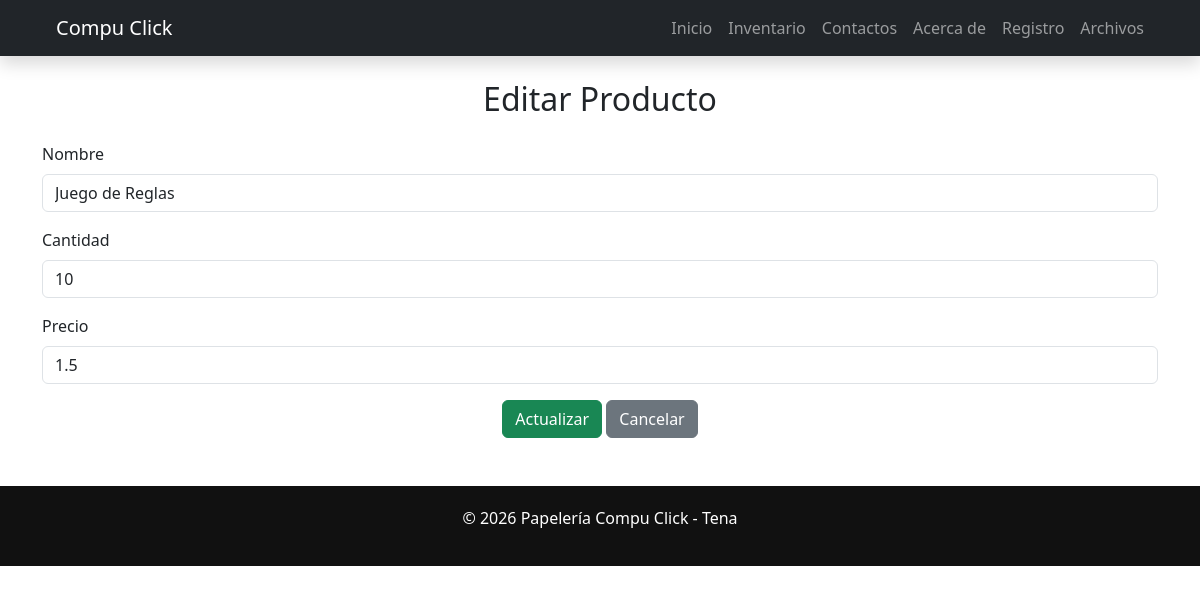
Screenshot of /editar/7 with the database file from the repository.
### tables this page shows
CREATE TABLE productos (
            id INTEGER PRIMARY KEY AUTOINCREMENT,
            nombre TEXT NOT NULL,
            cantidad INTEGER NOT NULL,
            precio REAL NOT NULL
        );

### app.py (the view)
@app.route('/editar/<int:id>', methods=['GET', 'POST'])
def editar_producto(id):
    if request.method == 'POST':
        nombre = request.form['nombre']
        cantidad = int(request.form['cantidad'])
        precio = float(request.form['precio'])
        inventario.actualizar_producto(id, nombre, cantidad, precio)
        return redirect(url_for('ver_inventario'))
    producto = inventario.obtener_por_id(id)
    return render_template('editar_producto.html', producto=producto)

### inventario.py (called while the page is built)
    def obtener_por_id(self, id):
        conexion = sqlite3.connect(RUTA_DB)
        cursor = conexion.cursor()
        cursor.execute("SELECT * FROM productos WHERE id = ?", (id,))
        producto = cursor.fetchone()
        conexion.close()
        return producto

### templates/editar_producto.html (shortened to what this page needs)
{% extends "base.html" %}
{% block content %}
<section class="container my-5">
    <h2 class="text-center mb-4">Editar Producto</h2>
    {% if producto %}
    <form method="POST">
        <div class="mb-3">
            <label class="form-label">Nombre</label>
            <input type="text"
                   name="nombre"
                   class="form-control"
                   value="{{ producto[1] }}"
                   required>
        </div>
        <div class="mb-3">
            <label class="form-label">Cantidad</label>
            <input type="number"
                   name="cantidad"
                   class="form-control"
                   value="{{ producto[2] }}"
                   required>
        </div>
        <div class="mb-3">
            <label class="form-label">Precio</label>
            <input type="number"
                   step="0.01"
                   name="precio"
                   class="form-control"
                   value="{{ producto[3] }}"
                   required>
        </div>
        <div class="text-center">
            <button type="submit" class="btn btn-success">
                Actualizar
            </button>
            <a href="{{ url_for('ver_inventario') }}"
               class="btn btn-secondary">
                Cancelar
            </a>
        </div>
    </form>
    {% else %}
        <p class="text-danger text-center">Producto no encontrado.</p>
    {% endif %}
</section>
{% endblock %}

### static/css/styles.css (style rules this page uses)
body { font-family: 'Segoe UI', Arial, sans-serif; }
.btn-success, .btn-warning, .btn-danger { transition: 0.3s ease; }

### rows the page displays
productos: nombre "Juego de Reglas", cantidad "10", precio "1.5"
